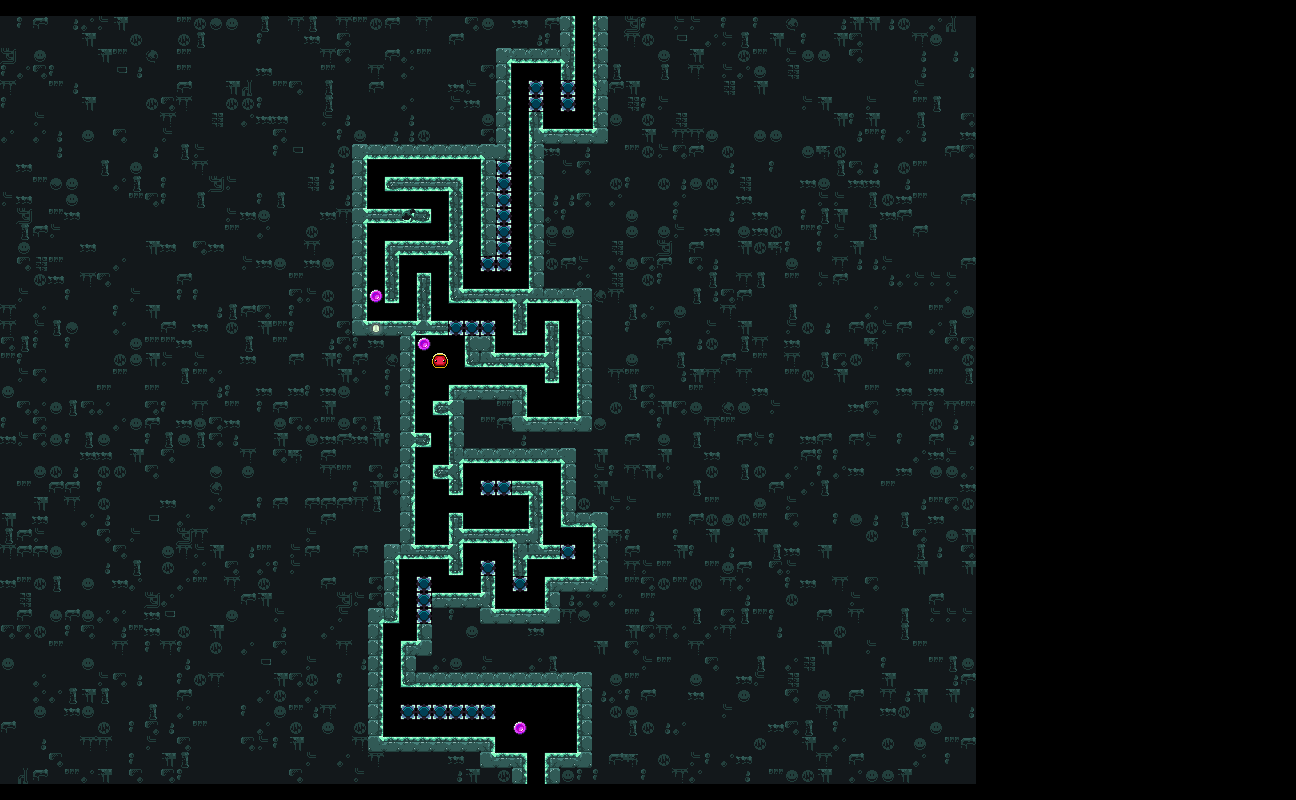

A 2D game scene composited from a Tiled map and its tileset images. What follows is a short description and the map's XML, with each tile layer's data collapsed to a summary:
An orthogonal 81x50 tile map with 16x16 px tiles, 5 tile layers (Prototype, Obstacles, Background, Layout, ...), 3 tilesets and 129 objects (96x Sprinkle, 6x Sewers_StaticSpike08, 6x Sewers_StaticSpike14, 3x Sewers_StaticSpike01, 3x Coin, ...).

<map version="1.11" tiledversion="1.11.0" orientation="orthogonal" renderorder="right-down" width="81" height="50" tilewidth="16" tileheight="16" infinite="0" nextlayerid="74" nextobjectid="241426">
 <properties>
  <property name="IgnoreLock" type="bool" value="false" />
 </properties>
 <tileset firstgid="1" source="../../../Tilemap/Bioms/Factory_Tilemap.tsx" />
 <tileset firstgid="2476" source="../../../Tilemap/Enemies/Factory_MultitileObjects.tsx" />
 <tileset firstgid="2851" source="../../../Tilemap/Bioms/Sewers_Tilemap.tsx" />
 <group id="2" name="Input">
  <layer id="6" name="Prototype" width="81" height="50">
   <properties>
    <property name="unity:SortingLayer" value="Prototype" />
   </properties>
   <data>[4050 cells, 2725 non-empty, 4 distinct tile ids]</data>
  </layer>
  <layer id="45" name="Obstacles" width="81" height="50">
   <properties>
    <property name="unity:SortingLayer" value="Obstacles" />
   </properties>
   <data>[4050 cells, 4 non-empty, 2 distinct tile ids]</data>
  </layer>
 </group>
 <group id="3" name="Output">
  <group id="11" name="Output_Hazards">
   <objectgroup id="47" name="Hazard20" tintcolor="#ffffff">
    <properties>
     <property name="unity:SortingLayer" value="Hazard20" />
    </properties>
   </objectgroup>
   <objectgroup id="48" name="Hazard19" tintcolor="#ffffff">
    <properties>
     <property name="unity:SortingLayer" value="Hazard19" />
    </properties>
   </objectgroup>
   <objectgroup id="49" name="Hazard18" tintcolor="#ffffff">
    <properties>
     <property name="unity:SortingLayer" value="Hazard18" />
    </properties>
   </objectgroup>
   <objectgroup id="50" name="Hazard17" tintcolor="#ffffff">
    <properties>
     <property name="unity:SortingLayer" value="Hazard17" />
    </properties>
   </objectgroup>
   <objectgroup id="51" name="Hazard16" tintcolor="#ffffff">
    <properties>
     <property name="unity:SortingLayer" value="Hazard16" />
    </properties>
   </objectgroup>
   <objectgroup id="52" name="Hazard15" tintcolor="#ffffff">
    <properties>
     <property name="unity:SortingLayer" value="Hazard15" />
    </properties>
   </objectgroup>
   <objectgroup id="53" name="Hazard14" tintcolor="#ffffff">
    <properties>
     <property name="unity:SortingLayer" value="Hazard14" />
    </properties>
   </objectgroup>
   <objectgroup id="54" name="Hazard13" tintcolor="#ffffff">
    <properties>
     <property name="unity:SortingLayer" value="Hazard13" />
    </properties>
   </objectgroup>
   <objectgroup id="55" name="Hazard12" tintcolor="#ffffff">
    <properties>
     <property name="unity:SortingLayer" value="Hazard12" />
    </properties>
   </objectgroup>
   <objectgroup id="56" name="Hazard11" tintcolor="#ffffff">
    <properties>
     <property name="unity:SortingLayer" value="Hazard11" />
    </properties>
   </objectgroup>
   <objectgroup id="57" name="Hazard10" tintcolor="#ffffff">
    <properties>
     <property name="unity:SortingLayer" value="Hazard10" />
    </properties>
   </objectgroup>
   <objectgroup id="58" name="Hazard09" tintcolor="#ffffff">
    <properties>
     <property name="unity:SortingLayer" value="Hazard09" />
    </properties>
   </objectgroup>
   <objectgroup id="59" name="Hazard08" tintcolor="#ffffff">
    <properties>
     <property name="unity:SortingLayer" value="Hazard08" />
    </properties>
   </objectgroup>
   <objectgroup id="60" name="Hazard07" tintcolor="#ffffff">
    <properties>
     <property name="unity:SortingLayer" value="Hazard07" />
    </properties>
   </objectgroup>
   <objectgroup id="61" name="Hazard06" tintcolor="#ffffff">
    <properties>
     <property name="unity:SortingLayer" value="Hazard06" />
    </properties>
   </objectgroup>
   <objectgroup id="62" name="Hazard05" tintcolor="#ffffff">
    <properties>
     <property name="unity:SortingLayer" value="Hazard05" />
    </properties>
   </objectgroup>
   <objectgroup id="63" name="Hazard04" tintcolor="#ffffff">
    <properties>
     <property name="unity:SortingLayer" value="Hazard04" />
    </properties>
   </objectgroup>
   <objectgroup id="64" name="Hazard03" tintcolor="#ffffff">
    <properties>
     <property name="unity:SortingLayer" value="Hazard03" />
    </properties>
   </objectgroup>
   <objectgroup id="65" name="Hazard02" tintcolor="#ffffff">
    <properties>
     <property name="unity:SortingLayer" value="Hazard02" />
    </properties>
   </objectgroup>
   <objectgroup id="66" name="Hazard01" tintcolor="#ffffff">
    <properties>
     <property name="unity:SortingLayer" value="Hazard01" />
    </properties>
   </objectgroup>
   <objectgroup id="67" name="Hazard00" tintcolor="#ffffff">
    <properties>
     <property name="unity:SortingLayer" value="Hazard00" />
    </properties>
   </objectgroup>
   <objectgroup id="68" name="Dropper" tintcolor="#ffffff">
    <properties>
     <property name="unity:SortingLayer" value="Dropper" />
    </properties>
   </objectgroup>
   <objectgroup id="69" name="Smallbot" tintcolor="#ffffff">
    <properties>
     <property name="unity:SortingLayer" value="Smallbot" />
    </properties>
   </objectgroup>
   <objectgroup id="70" name="Fireball" tintcolor="#ffffff">
    <properties>
     <property name="unity:SortingLayer" value="Fireball" />
    </properties>
    <object id="241393" name="Fireball" type="Factory_Fireball" gid="2115" x="432" y="368" width="16" height="16">
     <properties>
      <property name="prefabeName" type="file" value="../../../../Prefabs/Enemy/AngryFireBall/00Factory/Factory_AngryFireBall.prefab" />
     </properties>
    </object>
   </objectgroup>
   <objectgroup id="42" name="Buzzsaw">
    <properties>
     <property name="unity:SortingLayer" value="Buzzsaw" />
    </properties>
   </objectgroup>
   <objectgroup id="41" name="FireCannon">
    <properties>
     <property name="unity:SortingLayer" value="FireCannon" />
    </properties>
   </objectgroup>
   <objectgroup id="40" name="Slamblock">
    <properties>
     <property name="unity:SortingLayer" value="Slamblock" />
    </properties>
   </objectgroup>
   <objectgroup id="14" name="HiddenSpike">
    <properties>
     <property name="unity:SortingLayer" value="HiddenSpike" />
    </properties>
   </objectgroup>
   <objectgroup id="13" name="StaticSpike">
    <properties>
     <property name="unity:SortingLayer" value="StaticSpike" />
    </properties>
    <object id="241397" name="StaticSpike" type="Sewers_StaticSpike04" gid="4009" x="480" y="496" width="16" height="16">
     <properties>
      <property name="prefabeName" type="file" value="../../../../Prefabs/Enemy/StaticSpike/01Sewers/Sewers_StaticSpike04.prefab" />
     </properties>
    </object>
    <object id="241398" name="StaticSpike" type="Sewers_StaticSpike04" gid="4009" x="400" y="720" width="16" height="16">
     <properties>
      <property name="prefabeName" type="file" value="../../../../Prefabs/Enemy/StaticSpike/01Sewers/Sewers_StaticSpike04.prefab" />
     </properties>
    </object>
    <object id="241399" name="StaticSpike" type="Sewers_StaticSpike08" gid="4011" x="448" y="336" width="16" height="16">
     <properties>
      <property name="prefabeName" type="file" value="../../../../Prefabs/Enemy/StaticSpike/01Sewers/Sewers_StaticSpike08.prefab" />
     </properties>
    </object>
    <object id="241400" name="StaticSpike" type="Sewers_StaticSpike08" gid="4011" x="496" y="496" width="16" height="16">
     <properties>
      <property name="prefabeName" type="file" value="../../../../Prefabs/Enemy/StaticSpike/01Sewers/Sewers_StaticSpike08.prefab" />
     </properties>
    </object>
    <object id="241401" name="StaticSpike" type="Sewers_StaticSpike08" gid="4011" x="416" y="720" width="16" height="16">
     <properties>
      <property name="prefabeName" type="file" value="../../../../Prefabs/Enemy/StaticSpike/01Sewers/Sewers_StaticSpike08.prefab" />
     </properties>
    </object>
    <object id="241402" name="StaticSpike" type="Sewers_StaticSpike08" gid="4011" x="432" y="720" width="16" height="16">
     <properties>
      <property name="prefabeName" type="file" value="../../../../Prefabs/Enemy/StaticSpike/01Sewers/Sewers_StaticSpike08.prefab" />
     </properties>
    </object>
    <object id="241403" name="StaticSpike" type="Sewers_StaticSpike08" gid="4011" x="448" y="720" width="16" height="16">
     <properties>
      <property name="prefabeName" type="file" value="../../../../Prefabs/Enemy/StaticSpike/01Sewers/Sewers_StaticSpike08.prefab" />
     </properties>
    </object>
    <object id="241404" name="StaticSpike" type="Sewers_StaticSpike08" gid="4011" x="464" y="720" width="16" height="16">
     <properties>
      <property name="prefabeName" type="file" value="../../../../Prefabs/Enemy/StaticSpike/01Sewers/Sewers_StaticSpike08.prefab" />
     </properties>
    </object>
    <object id="241405" name="StaticSpike" type="Sewers_StaticSpike12" gid="4013" x="560" y="560" width="16" height="16">
     <properties>
      <property name="prefabeName" type="file" value="../../../../Prefabs/Enemy/StaticSpike/01Sewers/Sewers_StaticSpike12.prefab" />
     </properties>
    </object>
    <object id="241406" name="StaticSpike" type="Sewers_StaticSpike12" gid="4013" x="480" y="720" width="16" height="16">
     <properties>
      <property name="prefabeName" type="file" value="../../../../Prefabs/Enemy/StaticSpike/01Sewers/Sewers_StaticSpike12.prefab" />
     </properties>
    </object>
    <object id="241407" name="StaticSpike" type="Sewers_StaticSpike21" gid="4017" x="464" y="336" width="16" height="16">
     <properties>
      <property name="prefabeName" type="file" value="../../../../Prefabs/Enemy/StaticSpike/01Sewers/Sewers_StaticSpike21.prefab" />
     </properties>
    </object>
    <object id="241408" name="StaticSpike" type="Sewers_StaticSpike01" gid="4073" x="528" y="96" width="16" height="16">
     <properties>
      <property name="prefabeName" type="file" value="../../../../Prefabs/Enemy/StaticSpike/01Sewers/Sewers_StaticSpike01.prefab" />
     </properties>
    </object>
    <object id="241409" name="StaticSpike" type="Sewers_StaticSpike01" gid="4073" x="480" y="576" width="16" height="16">
     <properties>
      <property name="prefabeName" type="file" value="../../../../Prefabs/Enemy/StaticSpike/01Sewers/Sewers_StaticSpike01.prefab" />
     </properties>
    </object>
    <object id="241410" name="StaticSpike" type="Sewers_StaticSpike01" gid="4073" x="416" y="592" width="16" height="16">
     <properties>
      <property name="prefabeName" type="file" value="../../../../Prefabs/Enemy/StaticSpike/01Sewers/Sewers_StaticSpike01.prefab" />
     </properties>
    </object>
    <object id="241411" name="StaticSpike" type="Sewers_StaticSpike13" gid="4079" x="480" y="336" width="16" height="16">
     <properties>
      <property name="prefabeName" type="file" value="../../../../Prefabs/Enemy/StaticSpike/01Sewers/Sewers_StaticSpike13.prefab" />
     </properties>
    </object>
    <object id="241412" name="StaticSpike" type="Sewers_StaticSpike17" gid="4081" x="416" y="608" width="16" height="16">
     <properties>
      <property name="prefabeName" type="file" value="../../../../Prefabs/Enemy/StaticSpike/01Sewers/Sewers_StaticSpike17.prefab" />
     </properties>
    </object>
    <object id="241413" name="StaticSpike" type="Sewers_StaticSpike02" gid="4139" x="560" y="96" width="16" height="16">
     <properties>
      <property name="prefabeName" type="file" value="../../../../Prefabs/Enemy/StaticSpike/01Sewers/Sewers_StaticSpike02.prefab" />
     </properties>
    </object>
    <object id="241414" name="StaticSpike" type="Sewers_StaticSpike02" gid="4139" x="528" y="112" width="16" height="16">
     <properties>
      <property name="prefabeName" type="file" value="../../../../Prefabs/Enemy/StaticSpike/01Sewers/Sewers_StaticSpike02.prefab" />
     </properties>
    </object>
    <object id="241415" name="StaticSpike" type="Sewers_StaticSpike06" gid="4141" x="416" y="624" width="16" height="16">
     <properties>
      <property name="prefabeName" type="file" value="../../../../Prefabs/Enemy/StaticSpike/01Sewers/Sewers_StaticSpike06.prefab" />
     </properties>
    </object>
    <object id="241416" name="StaticSpike" type="Sewers_StaticSpike14" gid="4145" x="496" y="176" width="16" height="16">
     <properties>
      <property name="prefabeName" type="file" value="../../../../Prefabs/Enemy/StaticSpike/01Sewers/Sewers_StaticSpike14.prefab" />
     </properties>
    </object>
    <object id="241417" name="StaticSpike" type="Sewers_StaticSpike14" gid="4145" x="496" y="192" width="16" height="16">
     <properties>
      <property name="prefabeName" type="file" value="../../../../Prefabs/Enemy/StaticSpike/01Sewers/Sewers_StaticSpike14.prefab" />
     </properties>
    </object>
    <object id="241418" name="StaticSpike" type="Sewers_StaticSpike14" gid="4145" x="496" y="208" width="16" height="16">
     <properties>
      <property name="prefabeName" type="file" value="../../../../Prefabs/Enemy/StaticSpike/01Sewers/Sewers_StaticSpike14.prefab" />
     </properties>
    </object>
    <object id="241419" name="StaticSpike" type="Sewers_StaticSpike14" gid="4145" x="496" y="224" width="16" height="16">
     <properties>
      <property name="prefabeName" type="file" value="../../../../Prefabs/Enemy/StaticSpike/01Sewers/Sewers_StaticSpike14.prefab" />
     </properties>
    </object>
    <object id="241420" name="StaticSpike" type="Sewers_StaticSpike14" gid="4145" x="496" y="240" width="16" height="16">
     <properties>
      <property name="prefabeName" type="file" value="../../../../Prefabs/Enemy/StaticSpike/01Sewers/Sewers_StaticSpike14.prefab" />
     </properties>
    </object>
    <object id="241421" name="StaticSpike" type="Sewers_StaticSpike14" gid="4145" x="496" y="256" width="16" height="16">
     <properties>
      <property name="prefabeName" type="file" value="../../../../Prefabs/Enemy/StaticSpike/01Sewers/Sewers_StaticSpike14.prefab" />
     </properties>
    </object>
    <object id="241422" name="StaticSpike" type="Sewers_StaticSpike03" gid="4205" x="560" y="112" width="16" height="16">
     <properties>
      <property name="prefabeName" type="file" value="../../../../Prefabs/Enemy/StaticSpike/01Sewers/Sewers_StaticSpike03.prefab" />
     </properties>
    </object>
    <object id="241423" name="StaticSpike" type="Sewers_StaticSpike03" gid="4205" x="512" y="592" width="16" height="16">
     <properties>
      <property name="prefabeName" type="file" value="../../../../Prefabs/Enemy/StaticSpike/01Sewers/Sewers_StaticSpike03.prefab" />
     </properties>
    </object>
    <object id="241424" name="StaticSpike" type="Sewers_StaticSpike07" gid="4207" x="480" y="272" width="16" height="16">
     <properties>
      <property name="prefabeName" type="file" value="../../../../Prefabs/Enemy/StaticSpike/01Sewers/Sewers_StaticSpike07.prefab" />
     </properties>
    </object>
    <object id="241425" name="StaticSpike" type="Sewers_StaticSpike15" gid="4211" x="496" y="272" width="16" height="16">
     <properties>
      <property name="prefabeName" type="file" value="../../../../Prefabs/Enemy/StaticSpike/01Sewers/Sewers_StaticSpike15.prefab" />
     </properties>
    </object>
   </objectgroup>
  </group>
  <group id="32" name="Output_Items">
   <objectgroup id="71" name="Item00" tintcolor="#ffffff">
    <properties>
     <property name="unity:SortingLayer" value="Item00" />
    </properties>
   </objectgroup>
   <objectgroup id="72" name="Star" tintcolor="#ffffff">
    <properties>
     <property name="unity:SortingLayer" value="Star" />
    </properties>
   </objectgroup>
   <objectgroup id="73" name="Key" tintcolor="#ffffff">
    <properties>
     <property name="unity:SortingLayer" value="Key" />
    </properties>
   </objectgroup>
   <objectgroup id="43" name="PowerUp">
    <properties>
     <property name="unity:SortingLayer" value="PowerUp" />
    </properties>
   </objectgroup>
   <objectgroup id="39" name="Sprinkle">
    <properties>
     <property name="unity:SortingLayer" value="Sprinkle" />
    </properties>
    <object id="241297" name="Sprinkle" type="Sprinkle" gid="175" x="576" y="48" width="16" height="16">
     <properties>
      <property name="Probability" type="float" value="1" />
      <property name="prefabName" type="file" value="../../../../Prefabs/Items/Sprinkle.prefab" />
     </properties>
    </object>
    <object id="241298" name="Sprinkle" type="Sprinkle" gid="175" x="576" y="64" width="16" height="16">
     <properties>
      <property name="Probability" type="float" value="1" />
      <property name="prefabName" type="file" value="../../../../Prefabs/Items/Sprinkle.prefab" />
     </properties>
    </object>
    <object id="241299" name="Sprinkle" type="Sprinkle" gid="175" x="512" y="80" width="16" height="16">
     <properties>
      <property name="Probability" type="float" value="1" />
      <property name="prefabName" type="file" value="../../../../Prefabs/Items/Sprinkle.prefab" />
     </properties>
    </object>
    <object id="241300" name="Sprinkle" type="Sprinkle" gid="175" x="528" y="80" width="16" height="16">
     <properties>
      <property name="Probability" type="float" value="1" />
      <property name="prefabName" type="file" value="../../../../Prefabs/Items/Sprinkle.prefab" />
     </properties>
    </object>
    <object id="241301" name="Sprinkle" type="Sprinkle" gid="175" x="544" y="80" width="16" height="16">
     <properties>
      <property name="Probability" type="float" value="1" />
      <property name="prefabName" type="file" value="../../../../Prefabs/Items/Sprinkle.prefab" />
     </properties>
    </object>
    <object id="241302" name="Sprinkle" type="Sprinkle" gid="175" x="576" y="96" width="16" height="16">
     <properties>
      <property name="Probability" type="float" value="1" />
      <property name="prefabName" type="file" value="../../../../Prefabs/Items/Sprinkle.prefab" />
     </properties>
    </object>
    <object id="241303" name="Sprinkle" type="Sprinkle" gid="175" x="576" y="112" width="16" height="16">
     <properties>
      <property name="Probability" type="float" value="1" />
      <property name="prefabName" type="file" value="../../../../Prefabs/Items/Sprinkle.prefab" />
     </properties>
    </object>
    <object id="241304" name="Sprinkle" type="Sprinkle" gid="175" x="512" y="128" width="16" height="16">
     <properties>
      <property name="Probability" type="float" value="1" />
      <property name="prefabName" type="file" value="../../../../Prefabs/Items/Sprinkle.prefab" />
     </properties>
    </object>
    </objectgroup>
   <objectgroup id="34" name="Coin">
    <properties>
     <property name="unity:SortingLayer" value="Coin" />
    </properties>
    <!-- 3 objects omitted --></objectgroup>
  </group>
  <layer id="9" name="Background" width="81" height="50">
   <properties>
    <property name="unity:SortingLayer" value="Background" />
   </properties>
   <data>[4050 cells, 2434 non-empty, 21 distinct tile ids]</data>
  </layer>
  <layer id="8" name="Layout" width="81" height="50">
   <properties>
    <property name="unity:SortingLayer" value="Layout" />
    <property name="unity:Tag" value="Wall" />
   </properties>
   <data>[4050 cells, 254 non-empty, 39 distinct tile ids]</data>
  </layer>
  <layer id="46" name="Details" width="81" height="50">
   <properties>
    <property name="unity:SortingLayer" value="Details" />
   </properties>
   <data>[4050 cells, 0 non-empty, 0 distinct tile ids]</data>
  </layer>
 </group>
</map>
<!-- 91 of 129 objects omitted -->
